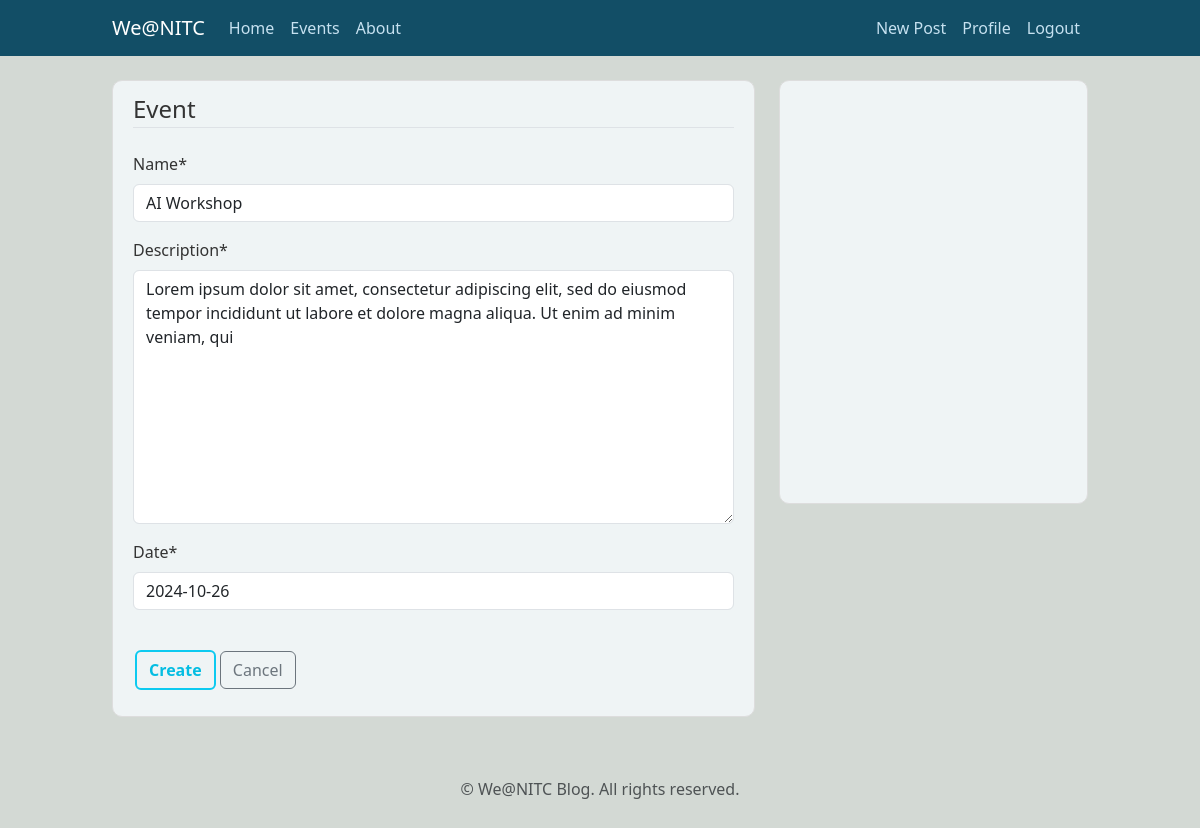
Before: /events/event/3/update (signed in) with the older database file.
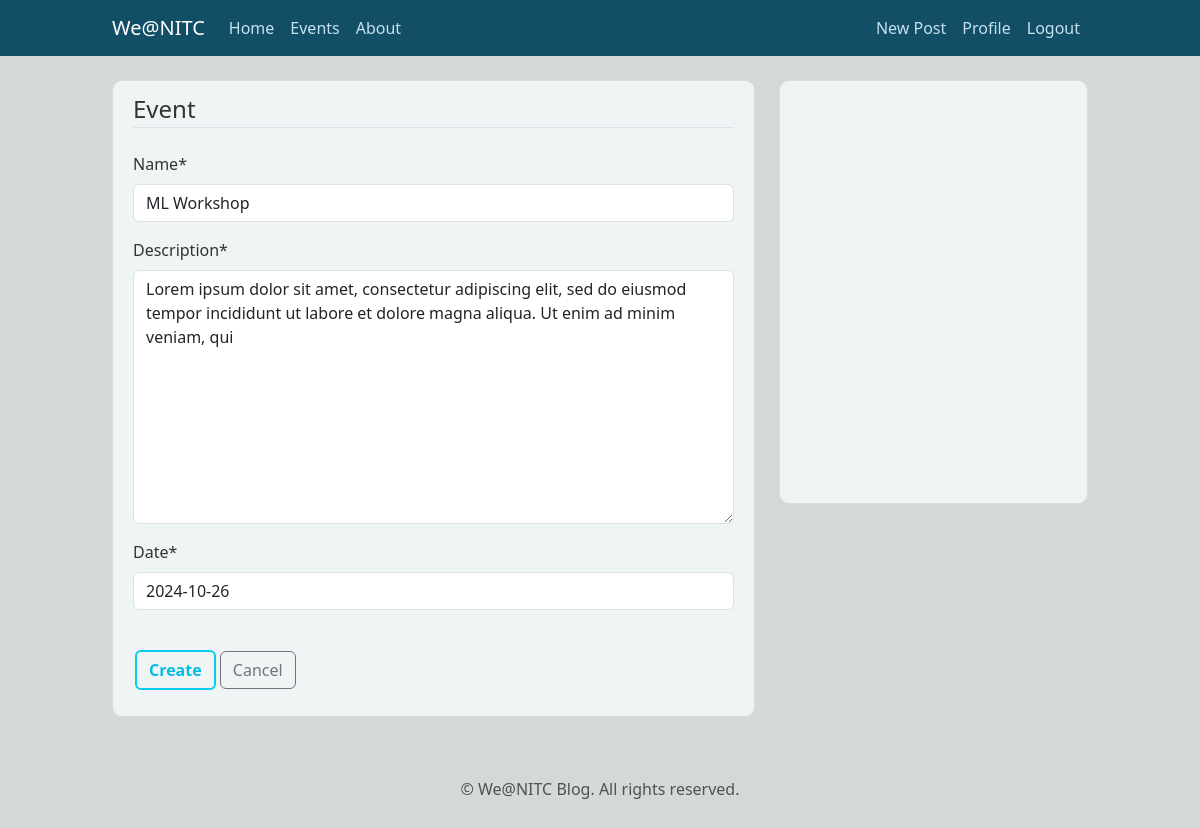
After: the same page with the newer database file.
### events/models.py (models this page shows, shortened)
class Event(models.Model):
    name = models.CharField(max_length=255)
    description = models.TextField()
    date = models.DateField()
    organizer = models.ForeignKey(User, on_delete=models.CASCADE, related_name="organized_events")

### events/views.py (the view, shortened to what this page needs)
# urls.py: path('event/<int:pk>/update',views.EventUpdateView.as_view(),name='event-update'),
class EventUpdateView(LoginRequiredMixin,UserPassesTestMixin, UpdateView):
    model = Event
    fields = ['name', 'description','date']
    def test_func(self):
        post= self.get_object() # gets the post we r trying to edit
        if(self.request.user == post.organizer):
            return True
        return False

### events/templates/events/event_form.html (shortened to what this page needs)
{% extends "blog/base.html"%}
{% load crispy_forms_tags %}
{% block content%}
    <div class="content-section">
        <form method="POST">
            <fieldset class="form-group">
                <legend class="border-bottom mb-4">Event</legend>
                {{ form|crispy }}
            </fieldset>
            <div class="form-group">
                <button class="btn btn-outline-info btn-outline-custom mt-4" type="submit">
                    Create
                </button>
                <a class="btn btn-outline-secondary mt-4" href="{% url 'event-list' %}">
                    Cancel
                </a>
            </div>
        </form>
    </div>
{% endblock content %}

Changed rows visible on the page:
changed Event: name "AI Workshop" → "ML Workshop"
